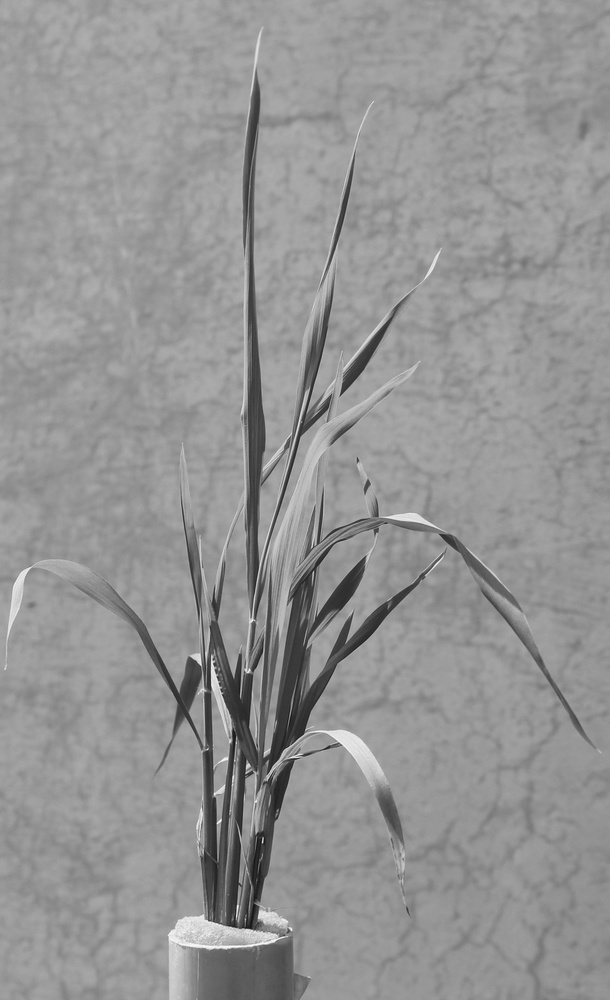
#> input picture test_images/cropped.jpg, 610 x 1000 px, shrunk from 2096 x 3438 before the run
$ python grayscale.py
#> lines starting #> are read from the running program, lines starting #| are printed output that depends on the picture
import numpy as np
from PIL import Image

img = Image.open('./test_images/cropped.jpg')
#> img is the input picture: PIL image 610x1000 L; min 19, max 255, mean 148.2
array = np.array(img)

array = 255 - array
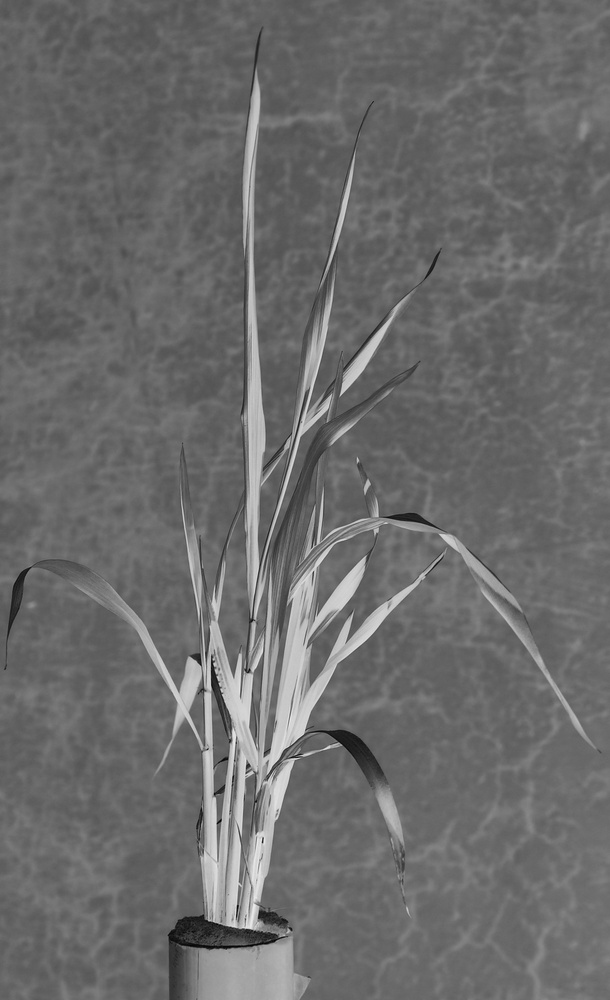
#> array: shape (1000, 610); min 0, max 236, mean 106.8

invimg = Image.fromarray(array)
invimg.save('./test_images/testgrey-inverted.png')
